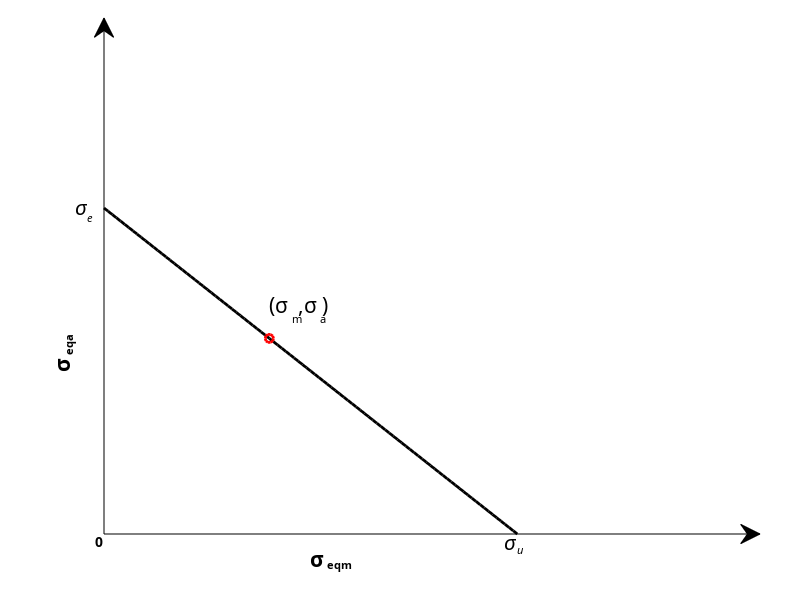
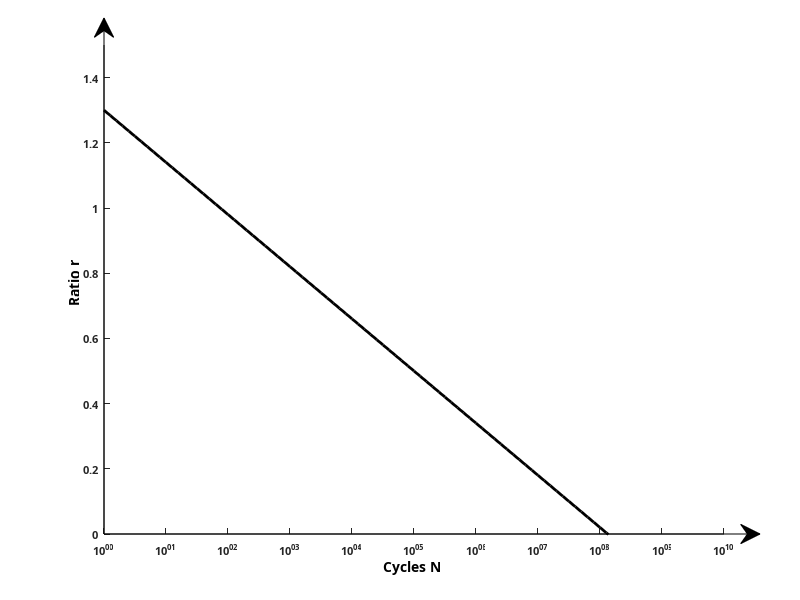

MATLAB code for these plots, in order:
clear
clc
close all
ic=0:100;
Do1=100:-1:0;
figure
hold on
 
set(gca,'FontSize',8,'FontWeight','bold','FontName','Times New Man')
 
 
plot(ic,Do1,'k-','LineWidth',2)
plot(40,60,'ro','LineWidth',2)
 
set(gcf,'Position',[300 300 600 300], 'color','w')
axis([0 150 0 150])
axis off
box off
 
annotation('arrow',[0.13,0.95],[0.11,0.11])
annotation('arrow',[0.13,0.13],[0.11,0.97])
text(-2,-2,'0','FontSize',10,'FontWeight','bold','FontName','Times New Man','FontAngle','normal');
 
text(-7,100,'\sigma','FontSize',15,'FontWeight','normal','FontName','Times New Man','FontAngle','italic')
text(-4,97,'e','FontSize',8,'FontWeight','normal','FontName','Times New Man','FontAngle','italic')
 
text(-10,50,'\sigma','FontSize',15,'FontWeight','bold','FontName','Times New Man','FontAngle','normal','Rotation',90);
text(-8,55,'eqa','FontSize',8,'FontWeight','bold','FontName','Times New Man','FontAngle','normal','Rotation',90);
 
text(97,-3,'\sigma','FontSize',15,'FontWeight','normal','FontName','Times New Man','FontAngle','italic');
text(100,-5,'u','FontSize',8,'FontWeight','normal','FontName','Times New Man','FontAngle','italic');
 
text(50,-8,'\sigma','FontSize',15,'FontWeight','bold','FontName','Times New Man','FontAngle','normal');
text(54,-10,'eqm','FontSize',8,'FontWeight','bold','FontName','Times New Man','FontAngle','normal');
 
text(40,70,'(\sigma  ,\sigma )','FontSize',15,'FontWeight','normal','FontName','Times New Man','FontAngle','normal');
text(45,66,' m      a','FontSize',8,'FontWeight','normal','FontName','Times New Man','FontAngle','normal');
hold off
 
ic=0:100;
Do2=10.^(ic/10);
tt=1.3-0.16*log10(Do2); 

figure
hold on
plot(Do2,tt,'k-','LineWidth',2) 
set(gca,'xscale','log','yscale','linear','FontSize',8,'FontWeight','bold','FontName','Times New Man')

 
set(gcf,'Position',[300 300 600 300], 'color','w')
axis([10^0 10^10 0 1.5])
axis on
box off

annotation('arrow',[0.13,0.95],[0.11,0.11])
annotation('arrow',[0.13,0.13],[0.11,0.97])
 
text(10^-0.5,0.7,'Ratio r','FontSize',10,'FontWeight','bold','FontName','Times New Man','FontAngle','normal','Rotation',90);
text(10^4.5,-0.1,'Cycles N','FontSize',10,'FontWeight','bold','FontName','Times New Man','FontAngle','normal');

hold off
